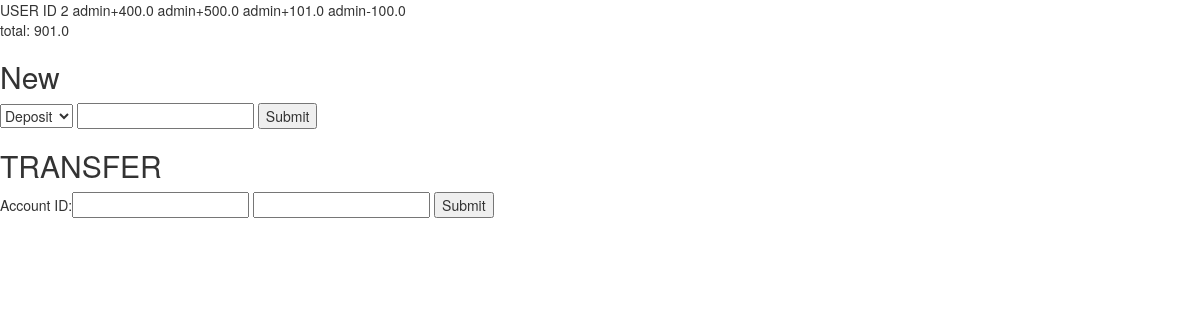
Page /accounts/profile/ (signed in) on the earlier database version.
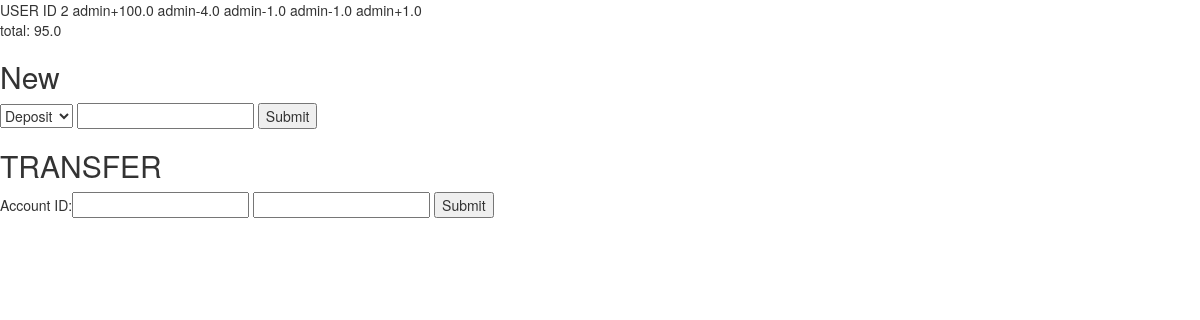
Same page on the later database version.
### banker/models.py (models this page shows, shortened)
class Transaction(models.Model):
    trans_type = models.CharField(max_length=1, choices=TRANSACTION_TYPE, null=True)
    account = models.ForeignKey(Account)
    amount = models.FloatField(default=0)
    def __str__(self):
        return str(self.account.user.username) + str(self.trans_type) + str(self.amount)

class Account(models.Model):
    user = models.OneToOneField('auth.User')

### banker/views.py (the view)
# urls.py: url(r'^accounts/profile/$', ProfileView.as_view(), name="profile_view"),
class ProfileView(ListView):
    model = Transaction
    template_name = "profile.html"
    def get_context_data(self):
        context = super().get_context_data()
        trans = Transaction.objects.filter(account = self.request.user.account.id)
        start = 0
        for x in trans:
            if x.trans_type == "+":
                start = start + x.amount
            else:
                if start - x.amount < 0:
                    pass
                else:
                    start = start - x.amount
        x = balance(self.request.user)
        context['balance'] = start
        context['trans'] = trans
        return context

### banker/views.py (called while the page is built)
def balance(user):
    trans = Transaction.objects.filter(account = user.account.id)
    start = 0
    for x in trans:
        if x.trans_type == "+":
            start = start + x.amount
        else:
            start = start - x.amount
    return start

### templates/profile.html (shortened to what this page needs)
{% extends 'base.html' %}
{% block content %}
USER ID {{ request.user.id }}
{% for x in trans %}
{{ x }}
{% endfor %}
<br>total: {{ balance }}
<h2>New</h2>
<form class="" action="{%  url 'transaction_create_view' %}" method="post">
        <select name="trans_type">
    <option value="+">Deposit</option>
  </select>
         <input type="number" step=".01" name="amount" value="">
         <input type="submit" name="" value="Submit">
       </form>
<h2>TRANSFER</h2>
<form class="" action="{%  url 'transfer_create_view' %}" method="post">
        Account ID:<input type="account" name="target" value="">
         <input type="number" step=".01" name="amount" value="">
         <input type="submit" name="" value="Submit">
       </form>
{% endblock %}

### templates/base.html (shortened to what this page needs)
{% load staticfiles %}
<!DOCTYPE html>
<html>
  <head>
    <link rel="stylesheet" href="{% static 'css/bootstrap.css' %}" media="screen" title="no title">
  </head>
  <body>
    {% block content %}
    {% endblock %}
  </body>
</html>

Differences in the rows shown:
removed Transaction: account+trans_type+amount "admin+400.0"
removed Transaction: account+trans_type+amount "admin+500.0"
removed Transaction: account+trans_type+amount "admin+101.0"
removed Transaction: account+trans_type+amount "admin-100.0"
added Transaction: account+trans_type+amount "admin+100.0"
added Transaction: account+trans_type+amount "admin-4.0"
added Transaction: account+trans_type+amount "admin-1.0"
added Transaction: account+trans_type+amount "admin-1.0"
added Transaction: account+trans_type+amount "admin+1.0"
Other differences:
{{ balance }}: "901.0" → "95.0"
